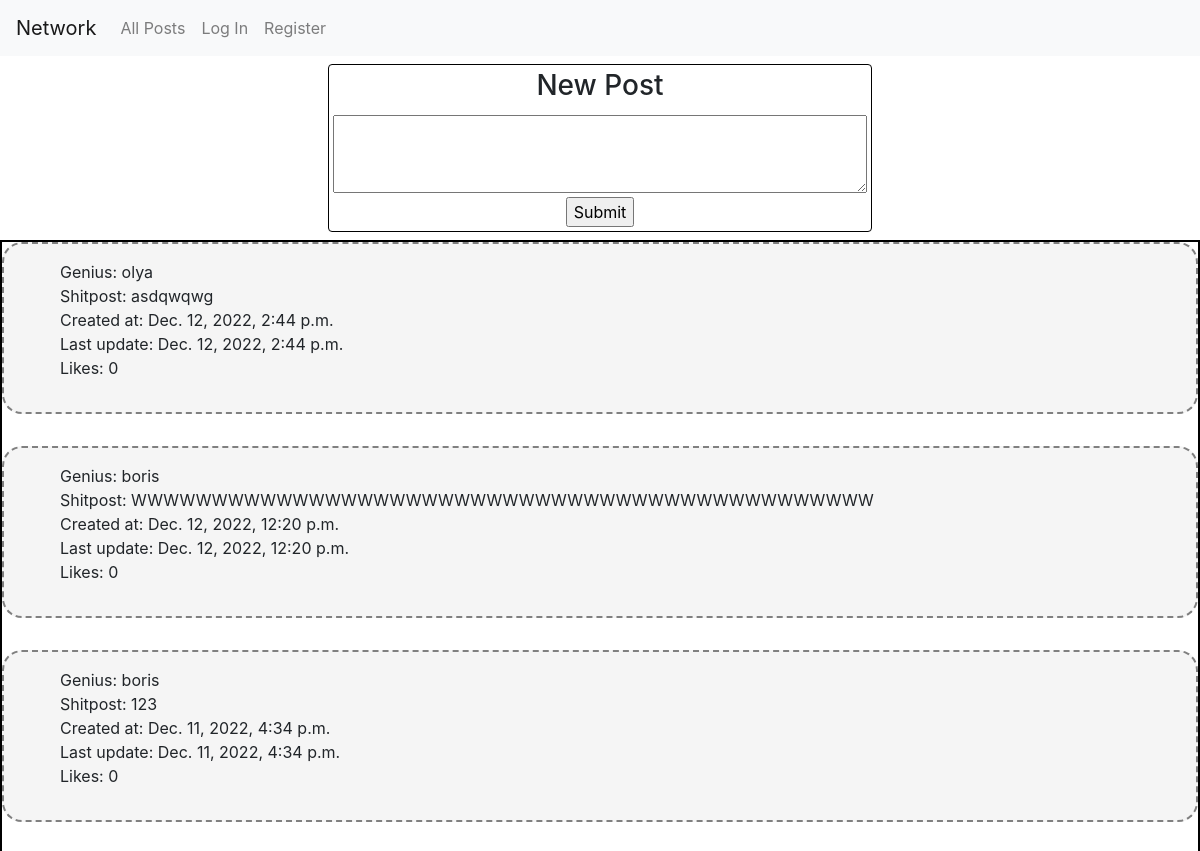
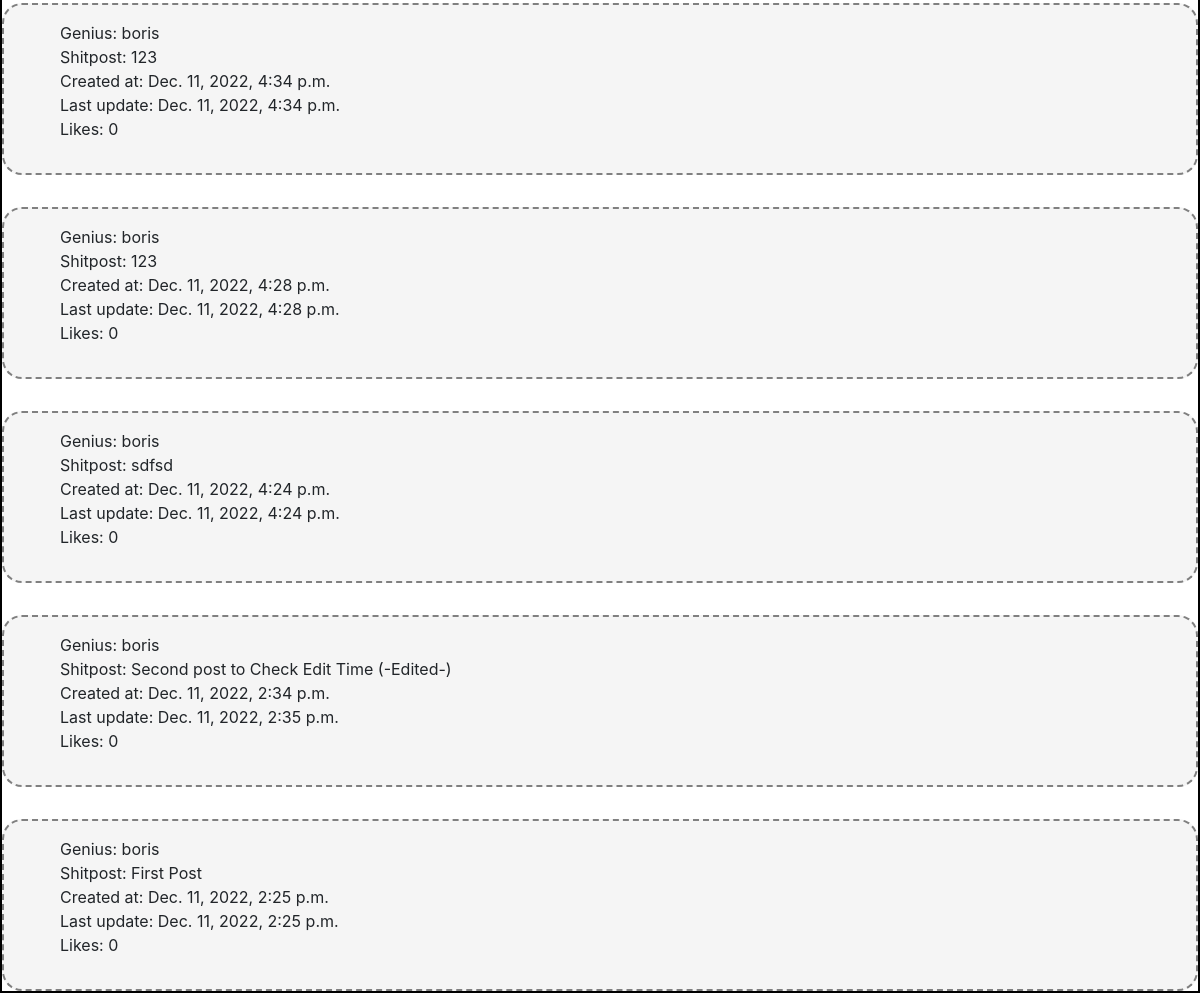
The page / on the database its author committed (2 pictures, top to bottom).
### network/models.py (models this page shows)
class Post(models.Model):
    author = models.ForeignKey(User, on_delete=models.CASCADE)
    text = models.CharField(max_length=140)
    created_at = models.DateTimeField(auto_now_add=True)
    updated_at = models.DateTimeField(auto_now=True)
    liked_by = models.ManyToManyField(User, blank=True, related_name='liked_posts')

class User(AbstractUser):
    followed_by = models.ManyToManyField('self', symmetrical=False, related_name='is_following', blank=True)
    pass

### network/views.py (the view)
# urls.py: path("", views.index, name="index"),
def index(request):
    posts = Post.objects.all().order_by('-created_at')
    form = PostForm()
    return render(request, "network/index.html", {
        'form': form,
        'posts': posts
    })

### network/forms.py
class PostForm(ModelForm):
    class Meta:
        model = Post
        fields = [
            'text',
        ]
        labels = {
            'text': '',
        }
        error_messages = {
            'name': {
                'max_length': ("140 symbols MAX"),
            },
        }
        widgets = {
            'text': Textarea(attrs={'rows':3, 'cols':50}),
        }

### network/templates/network/index.html (shortened to what this page needs)
{% extends "network/layout.html" %} {% load static %} {% block body %}
<div id="container">
  <div id="form-div">
    <form method="POST" id="new-post-form" action='{% url "post" %}'>
      <h3>New Post</h3>
      {% csrf_token %} {{ form }}
      <input type="submit" />
    </form>
  </div>
  <div class="posts-div">
    <div class="posts">
      {% for post in posts %}
      <div class="post">
        <ul>
          <li>Genius: {{post.author}}</li>
          <li>Shitpost: {{post.text}} </li>
          <li>Created at: {{post.created_at}} </li>
          <li>Last update: {{post.updated_at}}</li>
          <li>Likes: {{post.liked_by | length}}</li>
        </ul>
      </div>
      {% endfor %}
    </div>
  </div>
</div>
{% endblock %}

### network/static/network/styles.css (style rules this page uses)
#container { display: flex; flex-direction: column; flex-wrap: wrap; }
#form-div { display: flex; justify-content: center; margin: 4px; padding: 4px; }
#new-post-form { width: max-content; display: flex; flex-direction: column; flex-wrap: wrap; align-items: center; justify-content: center; gap: 4px; flex-shrink: 1; border: 1px black solid; border-radius: 4px; padding: 4px; }
.posts { display: flex; flex-direction: column; flex-wrap: wrap; gap:2rem; border: 2px solid rgb(0, 0, 0); }
.post { background-color: whitesmoke; padding: 1rem; display: flex; border: 2px dashed gray; flex-wrap: wrap; flex: 1; border-radius: 20px; }
.post ul { list-style: none; }
.post li { word-break: break-all; }

### rows shown on the page
Post: author "olya", text "asdqwqwg", created_at "Dec. 12, 2022, 2:44 p.m.", updated_at "Dec. 12, 2022, 2:44 p.m.", liked_by|length "0"
Post: author "boris", text "WWWWWWWWWWWWWWWWWWWWWWWWWWWWWWWWWWWWWWWWWWWWWW", created_at "Dec. 12, 2022, 12:20 p.m.", updated_at "Dec. 12, 2022, 12:20 p.m.", liked_by|length "0"
Post: author "boris", text "123", created_at "Dec. 11, 2022, 4:34 p.m.", updated_at "Dec. 11, 2022, 4:34 p.m.", liked_by|length "0"
Post: author "boris", text "123", created_at "Dec. 11, 2022, 4:34 p.m.", updated_at "Dec. 11, 2022, 4:34 p.m.", liked_by|length "0"
Post: author "boris", text "123", created_at "Dec. 11, 2022, 4:28 p.m.", updated_at "Dec. 11, 2022, 4:28 p.m.", liked_by|length "0"
Post: author "boris", text "sdfsd", created_at "Dec. 11, 2022, 4:24 p.m.", updated_at "Dec. 11, 2022, 4:24 p.m.", liked_by|length "0"
Post: author "boris", text "Second post to Check Edit Time (-Edited-)", created_at "Dec. 11, 2022, 2:34 p.m.", updated_at "Dec. 11, 2022, 2:35 p.m.", liked_by|length "0"
Post: author "boris", text "First Post", created_at "Dec. 11, 2022, 2:25 p.m.", updated_at "Dec. 11, 2022, 2:25 p.m.", liked_by|length "0"
